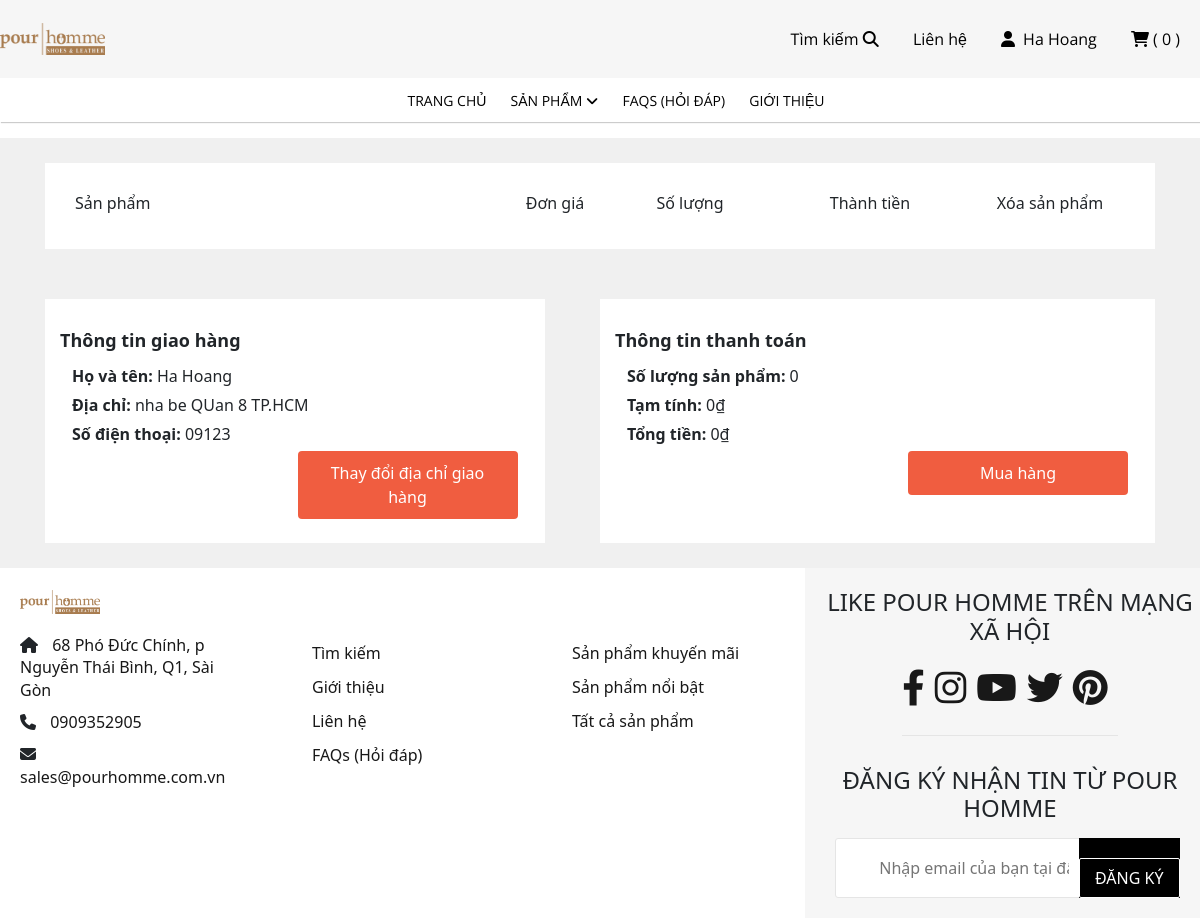
Page /ShoppingCart.php (signed in) on the committed database.
### tables this page shows
CREATE TABLE `customer` (
  `customerID` varchar(50) NOT NULL,
  `customerName` varchar(100) DEFAULT NULL,
  `customerEmail` varchar(100) DEFAULT NULL,
  `userNameAccount` varchar(100) DEFAULT NULL,
  `userPasswordAccount` varchar(100) DEFAULT NULL,
  `phoneNumber` varchar(11) DEFAULT NULL,
  `addressLine1` varchar(100) DEFAULT NULL,
  `addressLine2` varchar(100) DEFAULT NULL,
  `city` varchar(50) DEFAULT NULL,
  `country` varchar(50) DEFAULT NULL,
  `customerStatus` bit(1) DEFAULT b'0'
);

### ShoppingCart.php (the view, shortened to what this page needs)
<!DOCTYPE html>
<html lang="en">
<head>
    <link rel="stylesheet" href="./CSS/shoppingCart.css">
    <link rel="stylesheet" href="./Framework/bootstrap/css.css">
    <link rel="stylesheet" href="./Framework/bootstrap/bootstrap-4.0.0-dist/css/bootstrap-grid.css">
</head>
<body>
<?php include './header.php';?>
    <section class="page-wrapper">
        <div class="container-checkout-payment">
            <form action="#" method="post">
                <div class="container form-checkout">
                    <div class="product-checkout" >
                        <div class="product-header row" style="margin-bottom: 10px;">
                            <div class="text-start col-5">Sản phẩm</div>
                            <div class="text-center col-1">Đơn giá</div>
                            <div class="text-center col-2">Số lượng</div>
                            <div class="text-center col-2">Thành tiền</div>
                            <div class="text-center col-2">Xóa sản phẩm</div>
                        </div>
                           <?php include './ConnectDatabase/connectDatabase.php';
                                    $stmt2 = $conn->prepare("SELECT * FROM CUSTOMER WHERE customerID = :customerID");
                                    $stmt2->bindParam(':customerID', $_SESSION['customerID']);
                                    $stmt2->execute();
                                    $row2 = $stmt2->fetch(PDO::FETCH_ASSOC);
                                    $customerName = $row2['customerName'];
                                    $address = $row2['addressLine1'];
                                    $phoneNumber = $row2['phoneNumber'];
                                    $countItemCard = 0;
                                    $sum = 0;
                           ?>
                    </div>
                    <?php
                        echo '
                        <div class="cart-information" style="display: flex; justify-content: space-between">
                        <div class="product-checkout " style="width: 45%">
                            <div class="product-header row text-bold" style="margin-bottom: 10px; font-size: 18px">Thông tin giao hàng </div>
                            <div class="product-contain row align-items-center">
                                <div class="ship-information text-start">
                                    <p>
                                        <span>Họ và tên: </span>'.$customerName.'
                                    </p>
                                    <p>
                                        <span>Địa chỉ: </span>'. $address .'
                                    </p>
                                    <p>
                                        <span>Số điện thoại: </span>'. $phoneNumber .'
                                    </p>
                                </div>
                                <div class="ship-information text-center">
                                    <a href="./addressEdit.php" class="buy_btn">
                                        Thay đổi địa chỉ giao hàng
                                    </a>
                                </div>
                            </div>
                        </div>
                        <div class="product-checkout " style="width: 50%">
                        <div class="product-header row text-bold" style="margin-bottom: 10px; font-size: 18px">Thông tin thanh toán </div>
                        <div class="product-contain row align-items-center">
                             <div class="payment-information text-start">
                                <p><span>Số lượng sản phẩm: </span>' . $countItemCard .'</p>
                            </div>
                            <div class="payment-information text-start">
                                <p><span>Tạm tính: </span>'.number_format($sum, 0, ',', ',') . "₫" .'</p>
                            </div>
                            <div class="payment-information text-start">
                                <p><span>Tổng tiền: </span>'.number_format($sum, 0, ',', ',') . "₫".' </p>
                            </div>
                            <div class="payment-information text-center">
                                <a href="./checkout.php" class="buy_btn">
                                    Mua hàng
                                </a>
                            </div>
                        </div>
                    </div>
                        ';
                    ?>
                    </div>
                </div>
            </form>
        </div>
    </section>
    <?php include 'footer.php' ?>
</body>
</html>

### CSS/shoppingCart.css (style rules this page uses)
.container-checkout-payment { background-color: rgba(0, 0, 0, 0.06); display: flex; justify-content: center; align-items: center; }
.product-checkout { background-color: #fff; margin: 25px 0; padding: 28px 30px 24px; }
.text-bold { font-weight: bold; }
.ship-information span, .payment-information span { font-weight: bold; }
.ship-information p, .payment-information p { margin-bottom: 5px; }
.buy_btn { text-decoration: none; float: right; padding: 10px 20px; background-color: #f05d40; color: white; border: none; border-radius: 4px; cursor: pointer; font-size: 16px; width: 220px; }

### CSS/header.css (style rules this page uses)
* { margin: 0; padding: 0; box-sizing: border-box; }

### rows in the picture
customer: customerName "Ha Hoang", addressLine1 "nha be QUan 8 TP.HCM", phoneNumber "09123"

### other values in the picture
$userName "Ha Hoang"
$countItemCard "0"
$sum "0"
